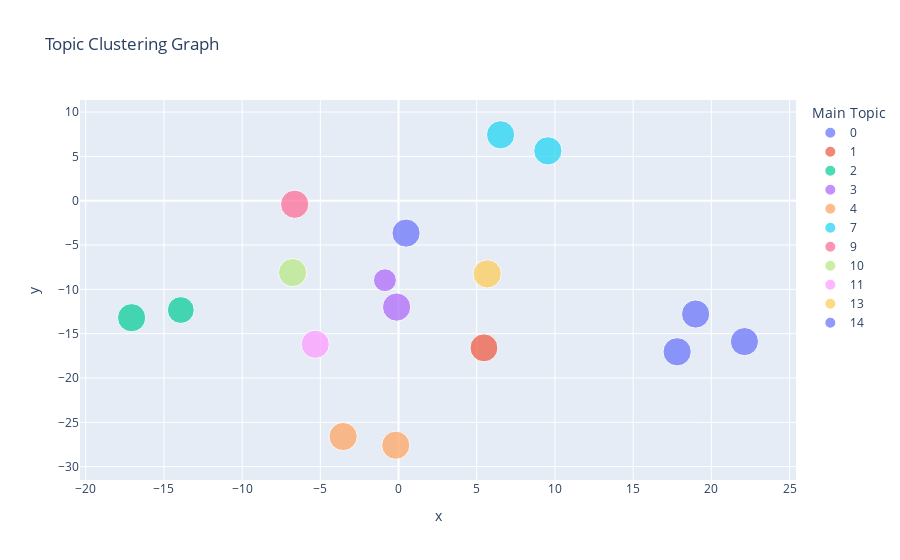

Notebook code cell kept with this figure:
### Markdown cell above
# Generating Cluster Graph of Topics

### Code cell
num_topics = len(LDA_model_topics)

#print(num_topics)

#Get Topic Weights
topic_weights = []
for i in df["Topics"]:
    per_doc_list = [None] * num_topics
    #print(len(per_doc_list))
    for x in i:
        #print(x)
        per_doc_list[x[0]] = x[1]
    topic_weights.append(per_doc_list)

# Array of topic weights    
arr = pd.DataFrame(topic_weights).fillna(0).to_numpy()

# Dominant topic number in each doc
topic_num = np.argmax(arr, axis=1)

#print(arr)

# tSNE Model Creation
tsne_model = TSNE(n_components=2, verbose=1, 
                  random_state=0, angle=.99, 
                  init='pca', perplexity = (arr.shape[0] - 1) / 3)
tsne_lda = tsne_model.fit_transform(arr)

#Color palette for the clusters
mycolors = np.array([color for name, color in mcolors.CSS4_COLORS.items()])

#Formatting
df['Main Topic'] = df['Main Topic'].apply(int)#turn them into ints so we can sort by main topic, then back to str

df = df.sort_values(by=['Main Topic'],ascending = True)#sort by main topic to make the legend pretty

df['Main Topic'] = df['Main Topic'].apply(str) #this makes it so we can use main topic as categorical data

#creating the cluster graph in plotly
fig_cluster = px.scatter(df, x = tsne_lda[:,0],y = tsne_lda[:,1],
                        custom_data = ['Shortened Address', 'Sentiment Label', 'Main Topic'],
                        color = "Main Topic",#mycolors[topic_num],
                        size = "Main Topic Score",
                        title = "Topic Clustering Graph",
                        labels = dict(color = "Main Topic"))

fig_cluster.update_traces(hovertemplate="<br>".join(["Address: %{customdata[0]}",
                                                     "Sentiment Label: %{customdata[1]}",
                                                     "Main Topic:%{customdata[2]}"])
                          )#set the hover text to show whatwas in custom_data

fig_cluster.show()

df['Main Topic'] = df['Main Topic'].apply(int)#turn back to int

### Figure 1 — Plotly figure (JSON) as saved in the notebook; plotly's stock layout.template omitted (floating-point values rounded to 4 significant figures)
{"data": [{"customdata": [["https://fox40.com/news/political-co", "Neutral Negative", "0"], ["https://abc7amarillo.com/news/natio", "Neutral Positive", "0"], ["https://foxreno.com/news/coronaviru", "Neutral", "0"]], "hovertemplate": "Address: %{customdata[0]}<br>Sentiment Label: %{customdata[1]}<br>Main Topic:%{customdata[2]}", "legendgroup": "0", "marker": {"color": "#636efa", "size": [0.9971, 0.9934, 0.9918], "sizemode": "area", "sizeref": 0.002497, "symbol": "circle"}, "mode": "markers", "name": "0", "orientation": "v", "showlegend": true, "type": "scatter", "x": [17.81, 18.99, 22.12], "xaxis": "x", "y": [-17.04, -12.78, -15.89], "yaxis": "y"}, {"customdata": [["https://bit.ly/3L0oHZp", "Positive", "1"]], "hovertemplate": "Address: %{customdata[0]}<br>Sentiment Label: %{customdata[1]}<br>Main Topic:%{customdata[2]}", "legendgroup": "1", "marker": {"color": "#EF553B", "size": [0.9761], "sizemode": "area", "sizeref": 0.002497, "symbol": "circle"}, "mode": "markers", "name": "1", "orientation": "v", "showlegend": true, "type": "scatter", "x": [5.461], "xaxis": "x", "y": [-16.6], "yaxis": "y"}, {"customdata": [["https://nation.com.pk/08-Apr-2021/r", "Neutral Positive", "2"], ["https://www.health.mil/Military-Hea", "Neutral Positive", "2"]], "hovertemplate": "Address: %{customdata[0]}<br>Sentiment Label: %{customdata[1]}<br>Main Topic:%{customdata[2]}", "legendgroup": "2", "marker": {"color": "#00cc96", "size": [0.9007, 0.9973], "sizemode": "area", "sizeref": 0.002497, "symbol": "circle"}, "mode": "markers", "name": "2", "orientation": "v", "showlegend": true, "type": "scatter", "x": [-13.92, -17.07], "xaxis": "x", "y": [-12.33, -13.2], "yaxis": "y"}, {"customdata": [["https://komonews.com/news/coronavir", "Neutral Positive", "3"], ["https://www.lewrockwell.com/2018/11", "Neutral Positive", "3"]], "hovertemplate": "Address: %{customdata[0]}<br>Sentiment Label: %{customdata[1]}<br>Main Topic:%{customdata[2]}", "legendgroup": "3", "marker": {"color": "#ab63fa", "size": [0.6575, 0.9987], "sizemode": "area", "sizeref": 0.002497, "symbol": "circle"}, "mode": "markers", "name": "3", "orientation": "v", "showlegend": true, "type": "scatter", "x": [-0.8702, -0.1235], "xaxis": "x", "y": [-8.971, -12.0], "yaxis": "y"}, {"customdata": [["https://www.foxnews.com/us/pentagon", "Neutral Negative", "4"], ["https://technofog.substack.com/p/ou", "Neutral Positive", "4"]], "hovertemplate": "Address: %{customdata[0]}<br>Sentiment Label: %{customdata[1]}<br>Main Topic:%{customdata[2]}", "legendgroup": "4", "marker": {"color": "#FFA15A", "size": [0.9944, 0.9974], "sizemode": "area", "sizeref": 0.002497, "symbol": "circle"}, "mode": "markers", "name": "4", "orientation": "v", "showlegend": true, "type": "scatter", "x": [-0.1777, -3.542], "xaxis": "x", "y": [-27.59, -26.61], "yaxis": "y"}, {"customdata": [["https://childrenshealthdefense.org/", "Neutral Positive", "7"], ["https://barrie.ctvnews.ca/cfb-borde", "Neutral Negative", "7"]], "hovertemplate": "Address: %{customdata[0]}<br>Sentiment Label: %{customdata[1]}<br>Main Topic:%{customdata[2]}", "legendgroup": "7", "marker": {"color": "#19d3f3", "size": [0.9984, 0.9975], "sizemode": "area", "sizeref": 0.002497, "symbol": "circle"}, "mode": "markers", "name": "7", "orientation": "v", "showlegend": true, "type": "scatter", "x": [9.547, 6.525], "xaxis": "x", "y": [5.625, 7.437], "yaxis": "y"}, {"customdata": [["https://www.washingtonpost.com/hist", "Neutral Negative", "9"]], "hovertemplate": "Address: %{customdata[0]}<br>Sentiment Label: %{customdata[1]}<br>Main Topic:%{customdata[2]}", "legendgroup": "9", "marker": {"color": "#FF6692", "size": [0.9984], "sizemode": "area", "sizeref": 0.002497, "symbol": "circle"}, "mode": "markers", "name": "9", "orientation": "v", "showlegend": true, "type": "scatter", "x": [-6.64], "xaxis": "x", "y": [-0.4022], "yaxis": "y"}, {"customdata": [["https://www.thegatewaypundit.com/20", "Neutral Positive", "10"]], "hovertemplate": "Address: %{customdata[0]}<br>Sentiment Label: %{customdata[1]}<br>Main Topic:%{customdata[2]}", "legendgroup": "10", "marker": {"color": "#B6E880", "size": [0.9961], "sizemode": "area", "sizeref": 0.002497, "symbol": "circle"}, "mode": "markers", "name": "10", "orientation": "v", "showlegend": true, "type": "scatter", "x": [-6.774], "xaxis": "x", "y": [-8.112], "yaxis": "y"}, {"customdata": [["https://www.dailysabah.com/world/eu", "Neutral Negative", "11"]], "hovertemplate": "Address: %{customdata[0]}<br>Sentiment Label: %{customdata[1]}<br>Main Topic:%{customdata[2]}", "legendgroup": "11", "marker": {"color": "#FF97FF", "size": [0.9933], "sizemode": "area", "sizeref": 0.002497, "symbol": "circle"}, "mode": "markers", "name": "11", "orientation": "v", "showlegend": true, "type": "scatter", "x": [-5.325], "xaxis": "x", "y": [-16.2], "yaxis": "y"}, {"customdata": [["https://roundingtheearth.substack.c", "Neutral Positive", "13"]], "hovertemplate": "Address: %{customdata[0]}<br>Sentiment Label: %{customdata[1]}<br>Main Topic:%{customdata[2]}", "legendgroup": "13", "marker": {"color": "#FECB52", "size": [0.9979], "sizemode": "area", "sizeref": 0.002497, "symbol": "circle"}, "mode": "markers", "name": "13", "orientation": "v", "showlegend": true, "type": "scatter", "x": [5.668], "xaxis": "x", "y": [-8.256], "yaxis": "y"}, {"customdata": [["https://www.military.com/daily-news", "Neutral Positive", "14"]], "hovertemplate": "Address: %{customdata[0]}<br>Sentiment Label: %{customdata[1]}<br>Main Topic:%{customdata[2]}", "legendgroup": "14", "marker": {"color": "#636efa", "size": [0.9934], "sizemode": "area", "sizeref": 0.002497, "symbol": "circle"}, "mode": "markers", "name": "14", "orientation": "v", "showlegend": true, "type": "scatter", "x": [0.4814], "xaxis": "x", "y": [-3.655], "yaxis": "y"}], "layout": {"legend": {"itemsizing": "constant", "title": {"text": "Main Topic"}, "tracegroupgap": 0}, "title": {"text": "Topic Clustering Graph"}, "xaxis": {"anchor": "y", "domain": [0, 1], "title": {"text": "x"}}, "yaxis": {"anchor": "x", "domain": [0, 1], "title": {"text": "y"}}}}
